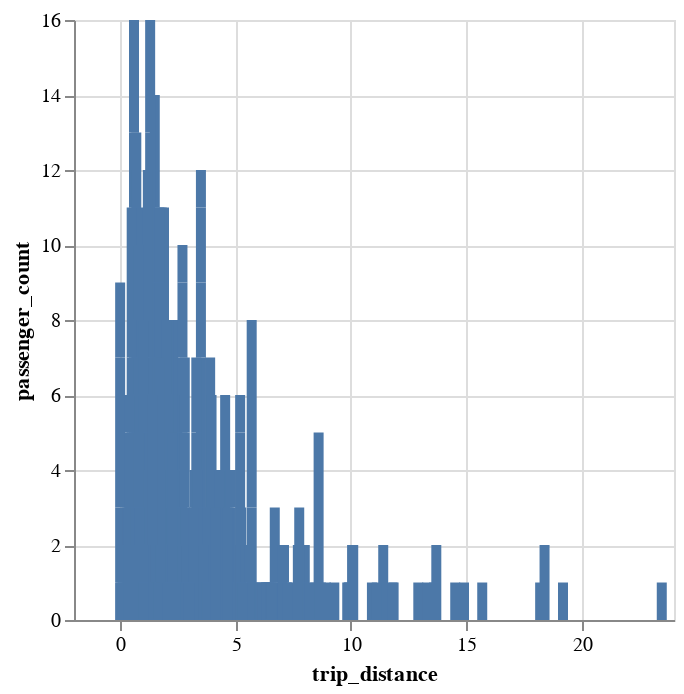

Source (notebook cell):
### Code cell
pldf[:500].plot.bar(x="trip_distance", y="passenger_count")

### Figure 1 — Vega-Lite specification as saved in the notebook (floating-point values rounded to 4 significant figures; data arrays with more than 128 entries replaced by an {"elided": "..."} marker saying what was removed)
{"config": {"view": {"continuousWidth": 300, "continuousHeight": 300}}, "data": {"name": "data-85c4e09a21c613397f1cc721dbb5f871"}, "mark": {"type": "bar"}, "encoding": {"tooltip": [{"field": "trip_distance", "type": "quantitative"}, {"field": "passenger_count", "type": "quantitative"}], "x": {"field": "trip_distance", "type": "quantitative"}, "y": {"field": "passenger_count", "type": "quantitative"}}, "params": [{"name": "param_6", "select": {"type": "interval", "encodings": ["x", "y"]}, "bind": "scales"}], "$schema": "https://vega.github.io/schema/vega-lite/v5.20.1.json", "datasets": {"data-85c4e09a21c613397f1cc721dbb5f871": {"elided": "500 records"}}}
